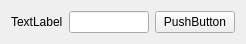
<?xml version="1.0" encoding="UTF-8"?>
<ui version="4.0">
 <class>Form</class>
 <widget class="QWidget" name="Form">
  <property name="geometry">
   <rect>
    <x>0</x>
    <y>0</y>
    <width>246</width>
    <height>40</height>
   </rect>
  </property>
  <property name="windowTitle">
   <string>Form</string>
  </property>
  <layout class="QHBoxLayout" name="horizontalLayout">
   <item>
    <widget class="QLabel" name="label">
     <property name="text">
      <string>TextLabel</string>
     </property>
    </widget>
   </item>
   <item>
    <widget class="QLineEdit" name="lineEdit"/>
   </item>
   <item>
    <widget class="QPushButton" name="pushButton">
     <property name="text">
      <string>PushButton</string>
     </property>
    </widget>
   </item>
  </layout>
 </widget>
 <resources/>
 <connections/>
</ui>
